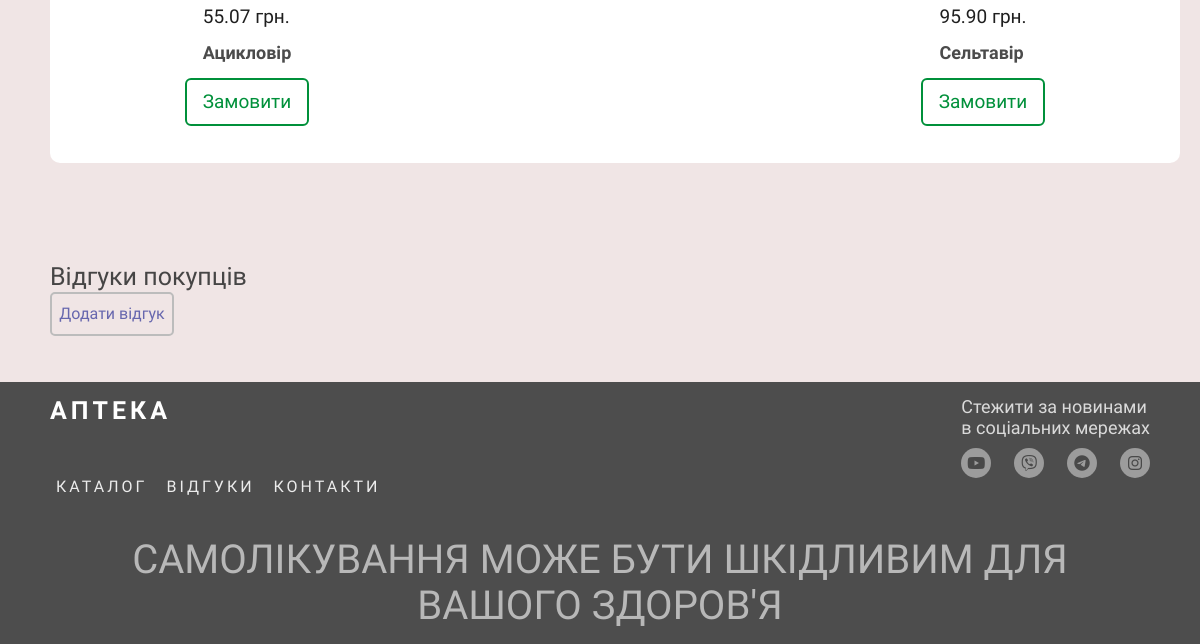
Before: / (lower part) with the older database file.
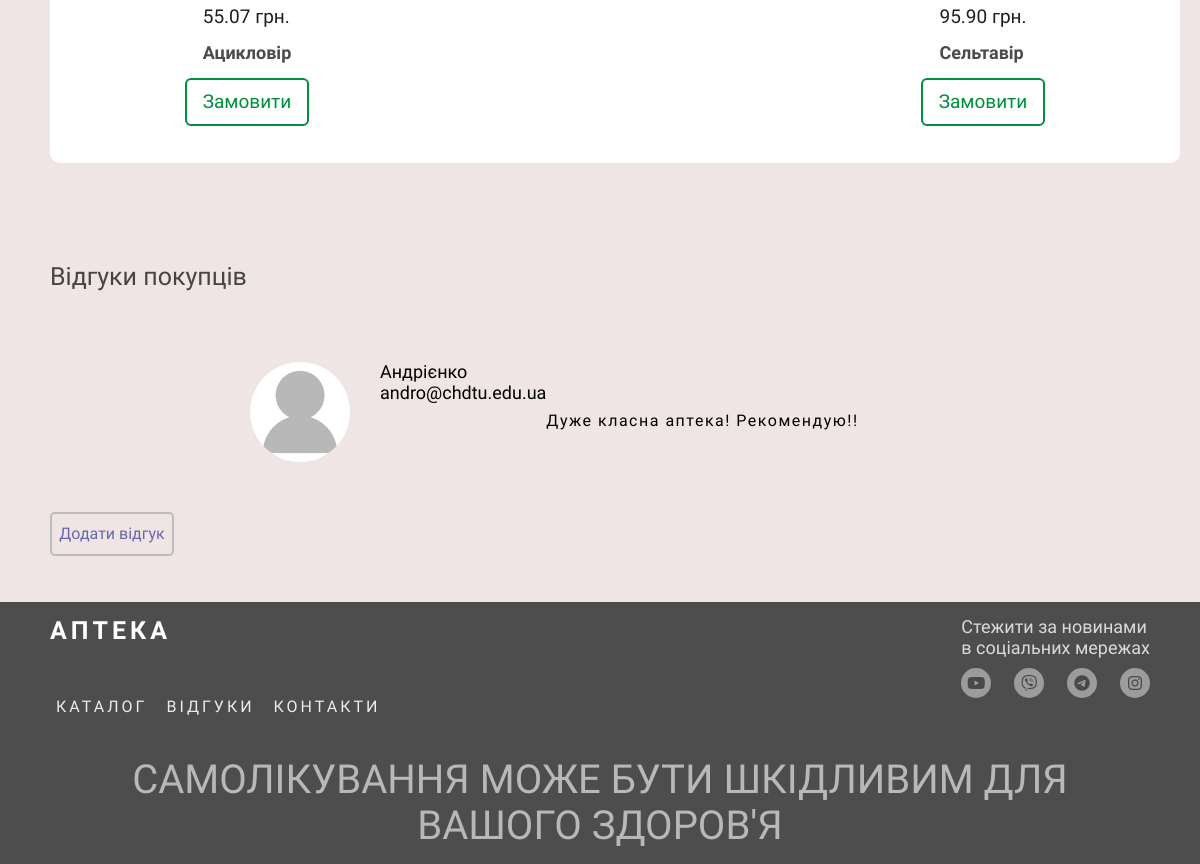
After: the same page with the newer database file.
### myapp/models.py (models this page shows, shortened)
class Product(models.Model):
    id = models.AutoField(primary_key=True)
    name = models.CharField(max_length=50)
    price = models.DecimalField(max_digits=5, decimal_places=2)
    img = models.CharField(max_length=50)
    type = models.ForeignKey(ProductType, on_delete=models.CASCADE)

class Comment(models.Model):
    id = models.AutoField(primary_key=True)
    name = models.CharField(max_length=50)
    email = models.CharField(max_length=300)
    text = models.CharField(max_length=500)

### myapp/views.py (the view)
# urls.py: path('', views.index),
def index(req):
    q = req.GET.get("search")
    if q == "":
        q = None
    types = ProductType.objects.all()
    products = Product.objects.order_by("type").distinct()
    comments = Comment.objects.all()
    return render(req, 'index.html', {'prod_types': types, 'products': products, 'comments': comments, 'search': q})

### myapp/templates/index.html (shortened to what this page needs)
<!DOCTYPE html>
<html lang="en">
<head>
    <link rel="stylesheet" href="/static/css/style.css">
</head>
<body>
    <section class="catalog" id="catalog">
        <div class="container">
            <div class="catalog__content">
                <div class="catalog__tabs">
                    {% if search == None %}
                    {% for ty in '123456'|make_list %}
                    <div id="tab_0{{ty}}" class="catalog__tab">
                        {% for prod in products %}
                        {% if prod.type.id|slugify == ty  %}
                        <div class="catalog__item">
                            <div class="catalog__item-img">
                            </div>
                            <div class="catalog__item-title">
                                <span class="catalog__item-price">{{prod.price}} грн.</span>
                                <h2>{{prod.name}}</h2>
                            </div>
                            <div class="catalog__item-btn">
                                <a href="#">Замовити</a>
                            </div>
                        </div>
                        {% endif %}
                        {% endfor %}
                    </div>
                    {% endfor %}
                    {% endif %}
                </div>
            </div>
        </div>
    </section>
    <section class="reviews" id="reviews">
        <div class="container">
            <div class="rewiews__content">
                <div class="reviews__title">
                    Відгуки покупців
                </div>
                <div class="reviews__blog">
                    {% for comment in comments %}
                    <div class="reviews__item">
                        <div class="reviews__item-img">
                            <img src="/static/img/anonim.png" alt="">
                        </div>
                        <div class="reviews__item-text">
                            <div class="reviews__item-title">
                                {{comment.name}}
                            </div>
                            <div class="reviews__item-pochta">
                                {{comment.email}}
                            </div>
                        </div>
                        <div class="reviews__item-info">
                            {{comment.text}}
                        </div>
                    </div>
                    {% endfor %}
                </div>
                <div class="add-reviews">
                    <a href="#">Додати відгук</a>
                </div>
            </div>
        </div>
    </section>
    <footer class="footer">
        <div class="container">
            <div class="footer__content">
                <div class="footer__logo">
                    Аптека
                </div>
                <div class="footer__info">
                    <div class="footer__info-title">
                        Стежити за новинами <br> в соціальних мережах
                    </div>
                    <div class="footer__info-list">
                        <a href="#" class="fab fa-youtube"></a>
                        <a href="#" class="fab fa-viber"></a>
                        <a href="#" class="fab fa-telegram-plane"></a>
                        <a href="#" class="fab fa-instagram"></a>
                    </div>
                </div>
                <div class="footer__about">
                    <a href="#catalog">
                        Каталог
                    </a>
                    <a href="#reviews">
                        Відгуки
                    </a>
                    <a href="#contacts">
                        Контакти
                    </a>
                </div>
            </div>
            <div class="footer__text">
                самолікування може бути шкідливим для вашого здоров'я
            </div>
        </div>
    </footer>
</body>
</html>

Changed rows visible on the page:
added Comment: name "Андрієнко", email "andro@chdtu.edu.ua", text "Дуже класна аптека! Рекомендую!!"
